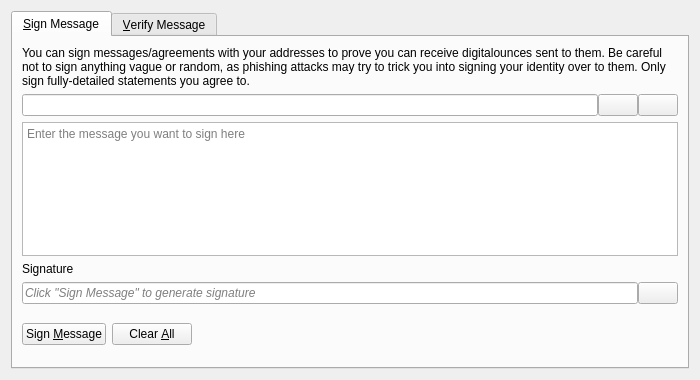
<?xml version="1.0" encoding="UTF-8"?>
<ui version="4.0">
 <class>SignVerifyMessageDialog</class>
 <widget class="QDialog" name="SignVerifyMessageDialog">
  <property name="geometry">
   <rect>
    <x>0</x>
    <y>0</y>
    <width>700</width>
    <height>380</height>
   </rect>
  </property>
  <property name="windowTitle">
   <string>Signatures - Sign / Verify a Message</string>
  </property>
  <property name="modal">
   <bool>true</bool>
  </property>
  <layout class="QVBoxLayout" name="verticalLayout">
   <item>
    <widget class="QTabWidget" name="tabWidget">
     <property name="currentIndex">
      <number>0</number>
     </property>
     <widget class="QWidget" name="tabSignMessage">
      <attribute name="title">
       <string>&amp;Sign Message</string>
      </attribute>
      <layout class="QVBoxLayout" name="verticalLayout_SM">
       <item>
        <widget class="QLabel" name="infoLabel_SM">
         <property name="text">
          <string>You can sign messages/agreements with your addresses to prove you can receive digitalounces sent to them. Be careful not to sign anything vague or random, as phishing attacks may try to trick you into signing your identity over to them. Only sign fully-detailed statements you agree to.</string>
         </property>
         <property name="textFormat">
          <enum>Qt::PlainText</enum>
         </property>
         <property name="wordWrap">
          <bool>true</bool>
         </property>
        </widget>
       </item>
       <item>
        <layout class="QHBoxLayout" name="horizontalLayout_1_SM">
         <property name="spacing">
          <number>0</number>
         </property>
         <item>
          <widget class="QValidatedLineEdit" name="addressIn_SM">
           <property name="toolTip">
            <string>The Digitalounce address to sign the message with</string>
           </property>
          </widget>
         </item>
         <item>
          <widget class="QPushButton" name="addressBookButton_SM">
           <property name="toolTip">
            <string>Choose previously used address</string>
           </property>
           <property name="text">
            <string/>
           </property>
           <property name="icon">
            <iconset resource="../bitcoin.qrc">
             <normaloff>:/icons/address-book</normaloff>:/icons/address-book</iconset>
           </property>
           <property name="shortcut">
            <string>Alt+A</string>
           </property>
           <property name="autoDefault">
            <bool>false</bool>
           </property>
          </widget>
         </item>
         <item>
          <widget class="QPushButton" name="pasteButton_SM">
           <property name="toolTip">
            <string>Paste address from clipboard</string>
           </property>
           <property name="text">
            <string/>
           </property>
           <property name="icon">
            <iconset resource="../bitcoin.qrc">
             <normaloff>:/icons/editpaste</normaloff>:/icons/editpaste</iconset>
           </property>
           <property name="shortcut">
            <string>Alt+P</string>
           </property>
           <property name="autoDefault">
            <bool>false</bool>
           </property>
          </widget>
         </item>
        </layout>
       </item>
       <item>
        <widget class="QPlainTextEdit" name="messageIn_SM">
         <property name="toolTip">
          <string>Enter the message you want to sign here</string>
         </property>
         <property name="placeholderText">
          <string>Enter the message you want to sign here</string>
         </property>
        </widget>
       </item>
       <item>
        <widget class="QLabel" name="signatureLabel_SM">
         <property name="text">
          <string>Signature</string>
         </property>
         <property name="textFormat">
          <enum>Qt::PlainText</enum>
         </property>
        </widget>
       </item>
       <item>
        <layout class="QHBoxLayout" name="horizontalLayout_2_SM">
         <property name="spacing">
          <number>0</number>
         </property>
         <item>
          <widget class="QLineEdit" name="signatureOut_SM">
           <property name="placeholderText">
            <string>Click "Sign Message" to generate signature</string>
           </property>
           <property name="font">
            <font>
             <italic>true</italic>
            </font>
           </property>
           <property name="readOnly">
            <bool>true</bool>
           </property>
          </widget>
         </item>
         <item>
          <widget class="QPushButton" name="copySignatureButton_SM">
           <property name="toolTip">
            <string>Copy the current signature to the system clipboard</string>
           </property>
           <property name="text">
            <string/>
           </property>
           <property name="icon">
            <iconset resource="../bitcoin.qrc">
             <normaloff>:/icons/editcopy</normaloff>:/icons/editcopy</iconset>
           </property>
           <property name="autoDefault">
            <bool>false</bool>
           </property>
          </widget>
         </item>
        </layout>
       </item>
       <item>
        <layout class="QHBoxLayout" name="horizontalLayout_3_SM">
         <item>
          <widget class="QPushButton" name="signMessageButton_SM">
           <property name="toolTip">
            <string>Sign the message to prove you own this Digitalounce address</string>
           </property>
           <property name="text">
            <string>Sign &amp;Message</string>
           </property>
           <property name="icon">
            <iconset resource="../bitcoin.qrc">
             <normaloff>:/icons/edit</normaloff>:/icons/edit</iconset>
           </property>
           <property name="autoDefault">
            <bool>false</bool>
           </property>
          </widget>
         </item>
         <item>
          <widget class="QPushButton" name="clearButton_SM">
           <property name="toolTip">
            <string>Reset all sign message fields</string>
           </property>
           <property name="text">
            <string>Clear &amp;All</string>
           </property>
           <property name="icon">
            <iconset resource="../bitcoin.qrc">
             <normaloff>:/icons/remove</normaloff>:/icons/remove</iconset>
           </property>
           <property name="autoDefault">
            <bool>false</bool>
           </property>
          </widget>
         </item>
         <item>
          <spacer name="horizontalSpacer_1_SM">
           <property name="orientation">
            <enum>Qt::Horizontal</enum>
           </property>
           <property name="sizeHint" stdset="0">
            <size>
             <width>40</width>
             <height>48</height>
            </size>
           </property>
          </spacer>
         </item>
         <item>
          <widget class="QLabel" name="statusLabel_SM">
           <property name="font">
            <font>
             <weight>75</weight>
             <bold>true</bold>
            </font>
           </property>
           <property name="text">
            <string/>
           </property>
           <property name="wordWrap">
            <bool>true</bool>
           </property>
          </widget>
         </item>
         <item>
          <spacer name="horizontalSpacer_2_SM">
           <property name="orientation">
            <enum>Qt::Horizontal</enum>
           </property>
           <property name="sizeHint" stdset="0">
            <size>
             <width>40</width>
             <height>48</height>
            </size>
           </property>
          </spacer>
         </item>
        </layout>
       </item>
      </layout>
     </widget>
     <widget class="QWidget" name="tabVerifyMessage">
      <attribute name="title">
       <string>&amp;Verify Message</string>
      </attribute>
      <layout class="QVBoxLayout" name="verticalLayout_VM">
       <item>
        <widget class="QLabel" name="infoLabel_VM">
         <property name="text">
          <string>Enter the receiver's address, message (ensure you copy line breaks, spaces, tabs, etc. exactly) and signature below to verify the message. Be careful not to read more into the signature than what is in the signed message itself, to avoid being tricked by a man-in-the-middle attack. Note that this only proves the signing party receives with the address, it cannot prove sendership of any transaction!</string>
         </property>
         <property name="textFormat">
          <enum>Qt::PlainText</enum>
         </property>
         <property name="alignment">
          <set>Qt::AlignLeading|Qt::AlignLeft|Qt::AlignTop</set>
         </property>
         <property name="wordWrap">
          <bool>true</bool>
         </property>
        </widget>
       </item>
       <item>
        <layout class="QHBoxLayout" name="horizontalLayout_1_VM">
         <property name="spacing">
          <number>0</number>
         </property>
         <item>
          <widget class="QValidatedLineEdit" name="addressIn_VM">
           <property name="toolTip">
            <string>The Digitalounce address the message was signed with</string>
           </property>
          </widget>
         </item>
         <item>
          <widget class="QPushButton" name="addressBookButton_VM">
           <property name="toolTip">
            <string>Choose previously used address</string>
           </property>
           <property name="text">
            <string/>
           </property>
           <property name="icon">
            <iconset resource="../bitcoin.qrc">
             <normaloff>:/icons/address-book</normaloff>:/icons/address-book</iconset>
           </property>
           <property name="shortcut">
            <string>Alt+A</string>
           </property>
           <property name="autoDefault">
            <bool>false</bool>
           </property>
          </widget>
         </item>
        </layout>
       </item>
       <item>
        <widget class="QPlainTextEdit" name="messageIn_VM">
          <property name="toolTip">
            <string>The signed message to verify</string>
          </property>
          <property name="placeholderText">
            <string>The signed message to verify</string>
          </property>
        </widget>
       </item>
       <item>
        <widget class="QValidatedLineEdit" name="signatureIn_VM">
          <property name="toolTip">
            <string>The signature given when the message was signed</string>
          </property>
          <property name="placeholderText">
            <string>The signature given when the message was signed</string>
          </property>
        </widget>
       </item>
       <item>
        <layout class="QHBoxLayout" name="horizontalLayout_2_VM">
         <item>
          <widget class="QPushButton" name="verifyMessageButton_VM">
           <property name="toolTip">
            <string>Verify the message to ensure it was signed with the specified Digitalounce address</string>
           </property>
           <property name="text">
            <string>Verify &amp;Message</string>
           </property>
           <property name="icon">
            <iconset resource="../bitcoin.qrc">
             <normaloff>:/icons/transaction_0</normaloff>:/icons/transaction_0</iconset>
           </property>
           <property name="autoDefault">
            <bool>false</bool>
           </property>
          </widget>
         </item>
         <item>
          <widget class="QPushButton" name="clearButton_VM">
           <property name="toolTip">
            <string>Reset all verify message fields</string>
           </property>
           <property name="text">
            <string>Clear &amp;All</string>
           </property>
           <property name="icon">
            <iconset resource="../bitcoin.qrc">
             <normaloff>:/icons/remove</normaloff>:/icons/remove</iconset>
           </property>
           <property name="autoDefault">
            <bool>false</bool>
           </property>
          </widget>
         </item>
         <item>
          <spacer name="horizontalSpacer_1_VM">
           <property name="orientation">
            <enum>Qt::Horizontal</enum>
           </property>
           <property name="sizeHint" stdset="0">
            <size>
             <width>40</width>
             <height>48</height>
            </size>
           </property>
          </spacer>
         </item>
         <item>
          <widget class="QLabel" name="statusLabel_VM">
           <property name="font">
            <font>
             <weight>75</weight>
             <bold>true</bold>
            </font>
           </property>
           <property name="text">
            <string/>
           </property>
           <property name="wordWrap">
            <bool>true</bool>
           </property>
          </widget>
         </item>
         <item>
          <spacer name="horizontalSpacer_2_VM">
           <property name="orientation">
            <enum>Qt::Horizontal</enum>
           </property>
           <property name="sizeHint" stdset="0">
            <size>
             <width>40</width>
             <height>48</height>
            </size>
           </property>
          </spacer>
         </item>
        </layout>
       </item>
      </layout>
     </widget>
    </widget>
   </item>
  </layout>
 </widget>
 <customwidgets>
  <customwidget>
   <class>QValidatedLineEdit</class>
   <extends>QLineEdit</extends>
   <header>qt/qvalidatedlineedit.h</header>
  </customwidget>
 </customwidgets>
 <resources>
  <include location="../bitcoin.qrc"/>
 </resources>
 <connections/>
</ui>
